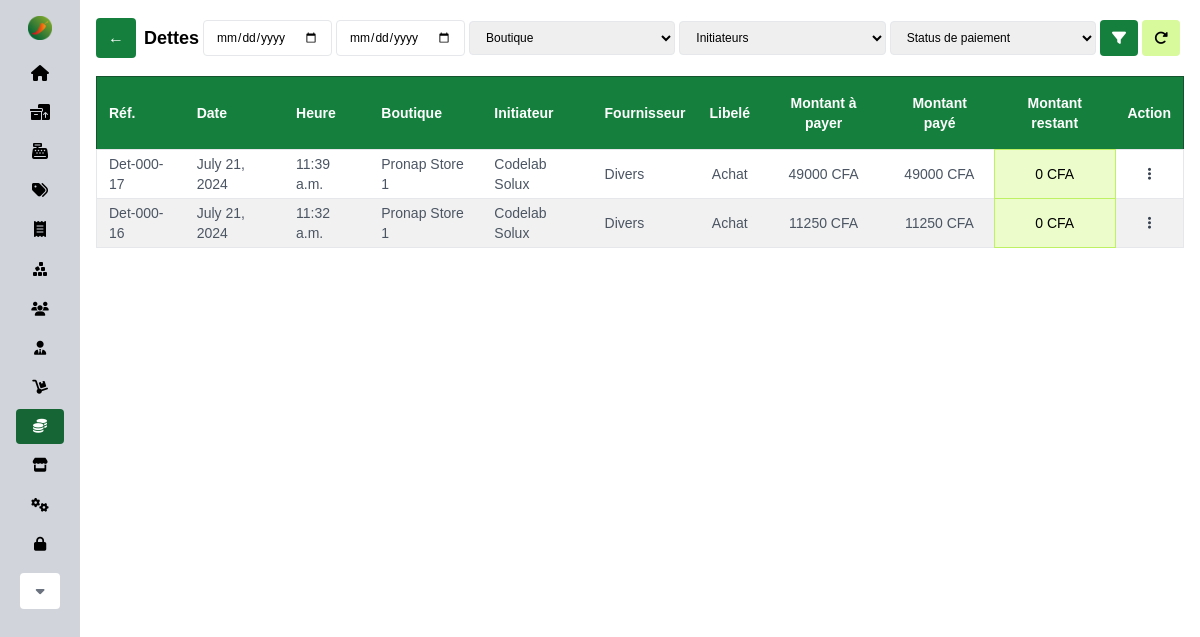
The page /finances/debts/ (signed in) on the database its author committed.
### base/models.py (models this page shows, shortened)
class Debt(models.Model):
    purchase = models.OneToOneField('Purchase', on_delete=models.CASCADE)
    initiator = models.ForeignKey(
        CustomUser, blank=True, null=True, on_delete=models.SET_NULL, db_index=True)
    store = models.ForeignKey(
        Store, default=1, on_delete=models.CASCADE, db_index=True)
    supplier = models.ForeignKey(
        Supplier, on_delete=models.CASCADE, db_index=True)
    amount = models.IntegerField(default=0)
    label = models.CharField(max_length=100, blank=True, null=True)
    description = models.CharField(max_length=500, blank=True, null=True)
    due_date = models.DateField(blank=True, null=True)
    timestamp = models.DateTimeField(default=timezone.now, db_index=True)
    is_fully_paid = models.BooleanField(default=False)

class Store(models.Model):
    type = models.CharField(max_length=50, choices=store_types)
    manager = models.ForeignKey(
        CustomUser, blank=True, null=True, on_delete=models.SET_NULL, related_name='store_manager', db_index=True)
    name = models.CharField(max_length=255, default='',
                            null=True, blank=True, db_index=True)
    address = models.CharField(max_length=255, default='',)
    city = models.CharField(max_length=255, default='',)
    country = models.CharField(max_length=255, default='',)
    phone = models.CharField(max_length=255, default='',)
    description = models.CharField(max_length=500, blank=True, null=True)
    image = models.ImageField(upload_to='store/', blank=True, null=True)
    is_active = models.BooleanField(default=False)
    is_open = models.BooleanField(default=False)
    opening_time = models.TimeField(blank=True, null=True)
    closing_time = models.TimeField(blank=True, null=True)
    opening_date = models.DateField(null=True, blank=True)
    def __str__(self):
        return f'{self.name} - {self.address}'

class Supplier(models.Model):
    name = models.CharField(max_length=255)
    phone = models.CharField(
        unique=True, max_length=255, blank=True, null=True)
    email = models.EmailField(unique=True, blank=True, null=True)
    address = models.CharField(max_length=255)
    domain = models.CharField(max_length=255)
    is_new = models.BooleanField(default=True)
    timestamp = models.DateTimeField(
        auto_now_add=True,  blank=True, null=True, db_index=True)
    type = models.ForeignKey(EntityType, blank=True,
                             null=True, on_delete=models.SET_NULL)
    description = models.CharField(max_length=500, blank=True, null=True)

class Purchase(models.Model):
    initiator = models.ForeignKey(
        CustomUser, on_delete=models.CASCADE, db_index=True)
    store = models.ForeignKey(
        Store, default=1, on_delete=models.CASCADE, db_index=True)
    supplier = models.ForeignKey(
        Supplier, default=1, blank=True, null=True, on_delete=models.SET_NULL, db_index=True)
    cashdesk = models.ForeignKey(
        Cashdesk, default=1, blank=True, null=True, on_delete=models.SET_NULL, db_index=True)
    type = models.CharField(
        max_length=10, choices=purchase_types, default='product')
    product_stocks = models.ManyToManyField(
        ProductStock, through='PurchaseItem', blank=True, db_index=True)
    audit = models.CharField(
        max_length=50, choices=audit_statuses, default='pending')
    payment_status = models.CharField(
        max_length=50, choices=payment_statuses, default='unpaid')
    label = models.CharField(
        max_length=200, default='Achat', blank=True, null=True)
    total = models.IntegerField(default=0)
    total_paid = models.IntegerField(default=0)
    description = models.CharField(max_length=500, blank=True, null=True)
    timestamp = models.DateTimeField(default=timezone.now, db_index=True)

### accounts/models.py (models this page shows, shortened)
class CustomUser(AbstractBaseUser, PermissionsMixin):
    email = models.EmailField(db_index=True, unique=True, max_length=255)
    username = models.CharField(
        max_length=255, unique=True, blank=True, null=True)
    first_name = models.CharField(max_length=255)
    last_name = models.CharField(max_length=255)
    phone = models.CharField(max_length=100, unique=True, blank=True, null=True)
    role = models.ForeignKey(
        Role, on_delete=models.CASCADE, blank=True, null=True,)
    is_active = models.BooleanField(default=True)
    is_staff = models.BooleanField(default=False)
    is_superuser = models.BooleanField(default=False)
    objects = CustomUserManager()
    USERNAME_FIELD = 'email'
    REQUIRED_FIELDS = []
    def get_full_name(self):
        return f' {self.last_name} {self.first_name}'

### base/views.py (the view)
# urls.py: path('finances/debts/', debts, name='debts'),
@cache_page(60 * 15)
@login_required(login_url='login')
def debts(req):
    user = req.user
    if not user.is_staff:
        messages.info(req, "Access denied!!!")
        return redirect('home')
    if not user.is_superuser:
        debts = Debt.objects.filter(store=user.profile.store).order_by('-timestamp')
    else:
        debts = Debt.objects.all().order_by('-timestamp')
    stores = Store.objects.all().order_by('name')
    initiators = CustomUser.objects.all().order_by('last_name')
    context = {
        "title": "Dettes",
        "finances": "active",
        'debts': debts,
        'stores': stores,
        'initiators': initiators,
    }
    return render(req, 'base/finances/debts.html', context)

### base/context_processors.py (called while the page is built)
def cart(request):
    return {'cart': Cart(request)}

### base/templatetags/app_tags.py (called while the page is built)
@register.filter
def get_debt_payments(pk):
    content_type = ContentType.objects.get_for_model(Purchase)
    debt = Debt.objects.filter(id=pk).first()
    pay_transactions = Transaction.objects.filter(content_type=content_type, object_id=debt.purchase.id)
    pay_aggregate = pay_transactions.aggregate(
        amount=models.Sum('amount'))['amount'] or 0
    return pay_aggregate

@register.filter
def subtract(a, b):
    try:
        return int(a) - int(b)
    except (ValueError, TypeError):
        return ''

### utils.py (called while the page is built)
def h_encode(id):
    return hashids.encode(id)

    def to_url(self, value):
        return h_encode(value)

### base/templates/base/finances/debts.html (shortened to what this page needs)
{% extends 'main.html' %} {% load static %} {% block content %}
<div class="w-full max-w-7xl mx-auto flex flex-col justify-between gap-4">
  <div class="flex items-center gap-2">
    <button
      onclick="goBack()"
      class="w-fit px-3 py-2 text-white bg-green-700 hover:bg-green-900 rounded transition-all duration-300"
    >
      &larr;
    </button>
    <div class="w-full flex items-center justify-between text-black">
      <h3 class="font-bold text-lg">Dettes</h3>
      <form
        id="filter"
        class="p-1 w-full max-w-5xl flex justify-between items-center gap-1 text-sm"
      >
        <section class="w-full flex justify-between items-center gap-1 text-xs">
          {% include 'base/components/date_margins.html' %}
          {% include 'base/components/store_filter.html' %}
          <select
            name="initiator"
            class="hidden sm:flex px-3 py-2 rounded border focus:bg-gray-100 focus:outline-none focus:ring-1 focus:ring-lime-400 w-full cursor-pointer"
          >
            <option value="" selected="true" disabled="disabled">
              Initiateurs
            </option>
          </select>
          <select
            name="status"
            class="hidden sm:flex px-3 py-2 rounded border focus:bg-gray-100 focus:outline-none focus:ring-1 focus:ring-lime-400 w-full cursor-pointer"
          >
            <option value="" selected="true" disabled="disabled">Status de paiement</option>
          </select>
        </section>
        <button
          class="px-3 py-2 bg-green-700 hover:bg-green-900 text-white rounded transition duration-200 ease-in"
          type="submit"
        >
          <i class="fa-solid fa-filter"></i>
        </button>
        <button
          class="px-3 py-2 bg-lime-200 hover:bg-lime-400 hover:text-black rounded transition duration-200 ease-in"
          hx-on:click="clearForm('filter')"
          type="submit"
        >
          <i class="fa-solid fa-rotate-right"></i>
        </button>
      </form>
    </div>
  </div>
  <section class="flex flex-col gap-4">
    {% include 'base/finances/debts_list.html' %}
  </section>
</div>
{% endblock %}

### base/templates/base/finances/debts_list.html (shortened to what this page needs)
{% load app_tags %} {% if not debts %}
<div class="flex flex-col items-center gap-2 my-20 mx-auto">
  <i class="fa-solid fa-file-invoice-dollar text-green-700 text-9xl"></i>
  <span>Aucune dette trouvée</span>
</div>
{% else %}
<table class="w-full text-left db-table rounded">
  <thead class="bg-green-700 border border-green-900 text-white">
    <tr>
      <th class="px-3 py-4 text-sm">Réf.</th>
      <th class="px-3 py-4 text-sm">Date</th>
      <th class="px-3 py-4 text-sm">Heure</th>
      {% if user.role.sec_level >= 2 %}
      <th class="px-3 py-4 text-sm">Boutique</th>
      {% endif %}
      <th class="px-3 py-4 text-sm">Initiateur</th>
      <th class="px-3 py-4 text-sm">Fournisseur</th>
      <th class="px-3 py-4 text-sm text-center">Libelé</th>
      <th class="px-3 py-4 text-sm text-center">Montant à payer</th>
      <th class="px-3 py-4 text-sm text-center">Montant payé</th>
      <th class="px-3 py-4 text-sm text-center">Montant restant</th>
      <th class="px-3 py-4 text-sm text-center">Action</th>
    </tr>
  </thead>
  <tbody class="border">
    {% for obj in debts %}
    <tr
      class="text-gray-600 border text-sm hover:bg-white hover:text-black transition-all duration-50"
    >
      <td class="px-3 py-1">Det-000-{{obj.id}}</td>
      <td class="px-3 py-1">{{obj.timestamp.date}}</td>
      <td class="px-3 py-1">{{obj.timestamp.time}}</td>
      {% if user.role.sec_level >= 2 %}
      <td class="px-3 py-1">{{obj.store.name}}</td>
      {% endif %}
      <td class="px-3 py-1">{{obj.initiator.get_full_name}}</td>
      <td class="px-3 py-1">{{obj.supplier.name}}</td>
      <td class="px-3 py-1 text-center">{{obj.label}}</td>
      <td class="px-3 py-1 text-center">{{obj.amount}} CFA</td>
      <td class="px-3 py-1 text-center">{{obj.id|get_debt_payments}} CFA</td>
      {% with total_paid=obj.id|get_debt_payments %}
      {% if total_paid == obj.amount %}
      <td
        class="px-3 py-1 text-center text-black bg-lime-100 border border-lime-300"
      >
        {{obj.amount|subtract:total_paid}} CFA
      </td>
      {% else %}
      <td
        class="px-3 py-1 text-center text-black bg-orange-100 border border-orange-300"
      >
        {{obj.amount|subtract:total_paid}} CFA
      </td>
      {% endif %}
      {% endwith %}
      <td class="px-3 py-1 text-center relative">
        <div
          class="w-fit flex gap-3 justify-end items-end text-end text-gray-700 mx-auto"
        >
          <button
            type="button"
            class="hover:bg-white hover:text-green-500 px-3 py-1 rounded-full"
            name="sentry"
            onclick="toggleMenu(this,'dbt_{{obj.id}}')"
          >
            <i class="fa-sharp fa-solid fa-ellipsis-vertical"></i>
          </button>
        </div>
      </td>
    </tr>
    {% endfor %}
  </tbody>
</table>
{% endif %}

### staticfiles/styles.css (style rules this page uses)
.db-table { border-collapse: collapse; }
.db-table tbody tr:nth-of-type(even) { background-color: #f1f1f1; }

### templates/main.html (style rules this page uses)
body { font-family: "Saira", sans-serif; }

### rows shown on the page
Debt: id "17", timestamp "July 21, 2024", timestamp.time "11:39 a.m.", store.name "Pronap Store 1", initiator.get_full_name "Codelab Solux", supplier.name "Divers", label "Achat", amount "49000", id|get_debt_payments "49000", amount|subtract "0"
Debt: id "16", timestamp "July 21, 2024", timestamp.time "11:32 a.m.", store.name "Pronap Store 1", initiator.get_full_name "Codelab Solux", supplier.name "Divers", label "Achat", amount "11250", id|get_debt_payments "11250", amount|subtract "0"
